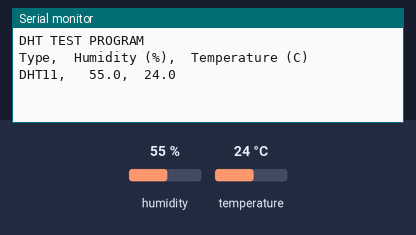
This sketch was run on a simulated Arduino Uno, built with avr-gcc and run on an emulated ATmega328P. Parts: the last lines printed to the serial monitor. Wiring (inferred from the names in the program): DHT11 sensor: data pin 3. The test bench sets the inputs (shaded band); at power-on: humidity 55 %, temperature 24 °C.

Above: at 2.2 s.
2.3 s: humidity set to 22 %
At 4.3 s:
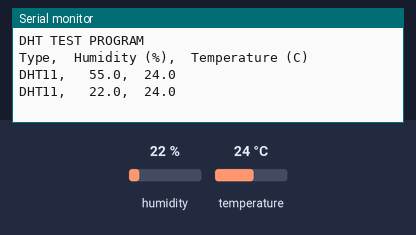
5.0 s: temperature set to 12 °C
At 5.4 s:
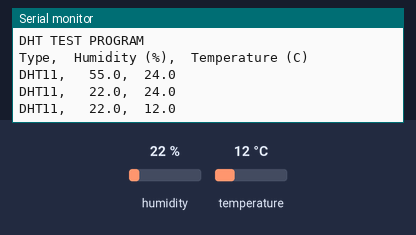
7.7 s: humidity set to 40 %
At 10.1 s:
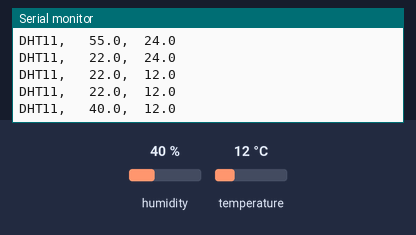
Timing chart, 0 to 11.6 s (numbered marks = the images above; inputs shaded):
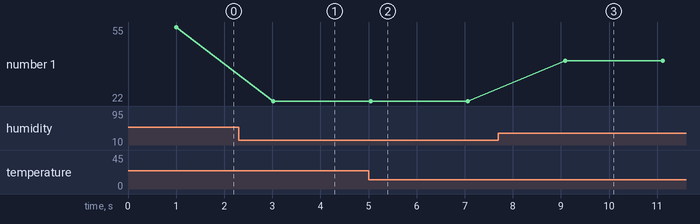

The sketch:

Lab8.ino
```cpp
/*
  created by K-Lab 21/11/2016
  Lab no 5

*/
#include <dht.h>

int DHT11pin = 3;

dht DHT;

// the setup function runs once when you press reset or power the board
void setup() {
  Serial.begin(9600);
  Serial.println("DHT TEST PROGRAM ");
  Serial.println("Type,\tHumidity (%),\tTemperature (C)");
  delay(1000);
}

// the loop function runs over and over again forever
void loop() {

  // READ DATA
  Serial.print("DHT11, \t");
  int chk = DHT.read11(DHT11pin);
  Serial.print(DHT.humidity, 1);
  Serial.print(",\t");
  Serial.println(DHT.temperature, 1);

  delay(2000);
}
```

dht.h
```cpp
//
//    FILE: dht.h
//  AUTHOR: Rob Tillaart
// VERSION: 0.1.14
// PURPOSE: DHT Temperature & Humidity Sensor library for Arduino
//     URL: http://arduino.cc/playground/Main/DHTLib
//
// HISTORY:
// see dht.cpp file
//

#ifndef dht_h
#define dht_h

#if ARDUINO < 100
#include <WProgram.h>
#else
#include <Arduino.h>
#endif

#define DHT_LIB_VERSION "0.1.14"

#define DHTLIB_OK                0
#define DHTLIB_ERROR_CHECKSUM   -1
#define DHTLIB_ERROR_TIMEOUT    -2
#define DHTLIB_INVALID_VALUE    -999

#define DHTLIB_DHT11_WAKEUP     18
#define DHTLIB_DHT_WAKEUP       1

// max timeout is 100 usec.
// For a 16 Mhz proc 100 usec is 1600 clock cycles
// loops using DHTLIB_TIMEOUT use at least 4 clock cycli
// so 100 us takes max 400 loops
// so by dividing F_CPU by 40000 we "fail" as fast as possible
#define DHTLIB_TIMEOUT (F_CPU/40000)

class dht
{
public:
    // return values:
    // DHTLIB_OK
    // DHTLIB_ERROR_CHECKSUM
    // DHTLIB_ERROR_TIMEOUT
    int read11(uint8_t pin);
    int read(uint8_t pin);

    inline int read21(uint8_t pin) { return read(pin); };
    inline int read22(uint8_t pin) { return read(pin); };
    inline int read33(uint8_t pin) { return read(pin); };
    inline int read44(uint8_t pin) { return read(pin); };

    double humidity;
    double temperature;

private:
    uint8_t bits[5];  // buffer to receive data
    int _readSensor(uint8_t pin, uint8_t wakeupDelay);
};
#endif
//
// END OF FILE
//
```

Measured:
- after the input at 2.3 s, the serial monitor: prints a new line after 0.72 s (image 1)
- after the input at 5.0 s, the serial monitor: prints a new line after 0.05 s (image 2)
- after the input at 7.7 s, the serial monitor: prints a new line after 1.4 s (image 3)
- plotted number 1: 55 → 22 after the input at 2.3 s, 22 → 40 after the input at 7.7 s
